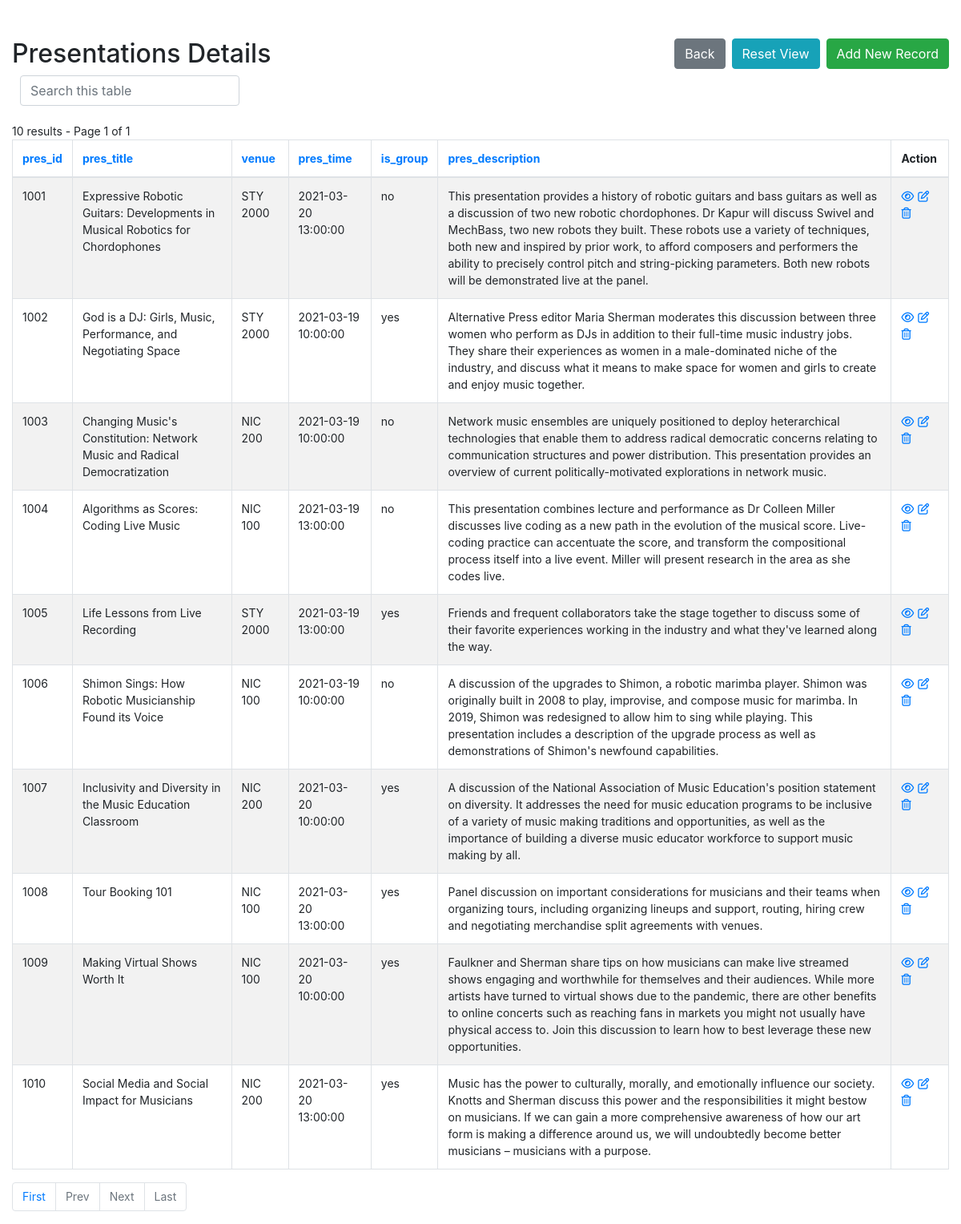
/admin/Presentations-index.php, run on the app's committed database.
### tables this page shows
create table Presentations(
    pres_id int auto_increment primary key,
    pres_title varchar(100),
    venue varchar(8), 
    pres_time datetime,
    is_group enum('yes', 'no'),
    pres_description varchar(500)
) AUTO_INCREMENT = 1001;

### admin/config.php (called while the page is built, shortened)
<?php
$no_of_records_per_page = 10;
?>

### admin/Presentations-index.php (the view, shortened to what this page needs)
<!DOCTYPE html>
<html lang="en">
<head>
    <link rel="stylesheet" href="https://stackpath.bootstrapcdn.com/bootstrap/4.5.0/css/bootstrap.min.css">
</head>
<body>
    <section class="pt-5">
        <div class="container-fluid">
            <div class="row">
                <div class="col-md-12">
                    <div class="page-header clearfix">
                        <h2 class="float-left">Presentations Details</h2>
                        <a href="Presentations-create.php" class="btn btn-success float-right">Add New Record</a>
                        <a href="Presentations-index.php" class="btn btn-info float-right mr-2">Reset View</a>
                        <a href="index.php" class="btn btn-secondary float-right mr-2">Back</a>
                    </div>
                    <div class="form-row">
                        <form action="Presentations-index.php" method="get">
                        <div class="col">
                          <input type="text" class="form-control" placeholder="Search this table" name="search">
                        </div>
                    </div>
                    <br>
                    <?php
                    require_once "config.php";
                    $domain     = $_SERVER['HTTP_HOST'];
                    $script   = $_SERVER['SCRIPT_NAME'];
                    $parameters   = $_SERVER['QUERY_STRING'];
                    $protocol=strpos(strtolower($_SERVER['SERVER_PROTOCOL']),'https')
                                === FALSE ? 'http' : 'https';
                    $currenturl = $protocol . '://' . $domain. $script . '?' . $parameters;
                    if (isset($_GET['pageno'])) {
                        $pageno = $_GET['pageno'];
                    } else {
                        $pageno = 1;
                    }
                    $offset = ($pageno-1) * $no_of_records_per_page;
                    $total_pages_sql = "SELECT COUNT(*) FROM Presentations";
                    $result = mysqli_query($link,$total_pages_sql);
                    $total_rows = mysqli_fetch_array($result)[0];
                    $total_pages = ceil($total_rows / $no_of_records_per_page);
                    $order = 'pres_id';
                    $sortBy = array('asc', 'desc'); $sort = 'desc';
                    $sql = "SELECT * FROM Presentations  LIMIT $offset, $no_of_records_per_page";
                    $count_pages = "SELECT * FROM Presentations";
                    if(!empty($_GET['search'])) {
                        $search = ($_GET['search']);
                        $sql = "SELECT * FROM Presentations
                            WHERE CONCAT_WS (pres_id,pres_title,venue,pres_time,is_group,pres_description)
                            LIKE '%$search%'
                                $order $sort
                            LIMIT $offset, $no_of_records_per_page";
                        $count_pages = "SELECT * FROM Presentations
                            WHERE CONCAT_WS (pres_id,pres_title,venue,pres_time,is_group,pres_description)
                            LIKE '%$search%'
                                $order $sort";
                    }
                    else {
                        $search = "";
                    }
                    if($result = mysqli_query($link, $sql)){
                        if(mysqli_num_rows($result) > 0){
                            if ($result_count = mysqli_query($link, $count_pages)) {
                               $total_pages = ceil(mysqli_num_rows($result_count) / $no_of_records_per_page);
                           }
                            $number_of_results = mysqli_num_rows($result_count);
                            echo " " . $number_of_results . " results - Page " . $pageno . " of " . $total_pages;
                            echo "<table class='table table-bordered table-striped'>";
                                echo "<thead>";
                                    echo "<tr>";
                                        echo "<th><a href=?search=$search&sort=&order=pres_id&sort=$sort>pres_id</th>";
										echo "<th><a href=?search=$search&sort=&order=pres_title&sort=$sort>pres_title</th>";
										echo "<th><a href=?search=$search&sort=&order=venue&sort=$sort>venue</th>";
										echo "<th><a href=?search=$search&sort=&order=pres_time&sort=$sort>pres_time</th>";
										echo "<th><a href=?search=$search&sort=&order=is_group&sort=$sort>is_group</th>";
										echo "<th><a href=?search=$search&sort=&order=pres_description&sort=$sort>pres_description</th>";
                                        echo "<th>Action</th>";
                                    echo "</tr>";
                                echo "</thead>";
                                echo "<tbody>";
                                while($row = mysqli_fetch_array($result)){
                                    echo "<tr>";
                                    echo "<td>" . $row['pres_id'] . "</td>";echo "<td>" . $row['pres_title'] . "</td>";echo "<td>" . $row['venue'] . "</td>";echo "<td>" . $row['pres_time'] . "</td>";echo "<td>" . $row['is_group'] . "</td>";echo "<td>" . $row['pres_description'] . "</td>";
                                        echo "<td>";
                                            echo "<a href='Presentations-read.php?pres_id=". $row['pres_id'] ."' title='View Record' data-toggle='tooltip'><i class='far fa-eye'></i></a>";
                                            echo "<a href='Presentations-update.php?pres_id=". $row['pres_id'] ."' title='Update Record' data-toggle='tooltip'><i class='far fa-edit'></i></a>";
                                            echo "<a href='Presentations-delete.php?pres_id=". $row['pres_id'] ."' title='Delete Record' data-toggle='tooltip'><i class='far fa-trash-alt'></i></a>";
                                        echo "</td>";
                                    echo "</tr>";
                                }
                                echo "</tbody>";
                            echo "</table>";
?>
                                <ul class="pagination" align-right>
                                <?php
                                    $new_url = preg_replace('/&?pageno=[^&]*/', '', $currenturl);
                                 ?>
                                    <li class="page-item"><a class="page-link" href="<?php echo $new_url .'&pageno=1' ?>">First</a></li>
                                    <li class="page-item <?php if($pageno <= 1){ echo 'disabled'; } ?>">
                                        <a class="page-link" href="<?php if($pageno <= 1){ echo '#'; } else { echo $new_url ."&pageno=".($pageno - 1); } ?>">Prev</a>
                                    </li>
                                    <li class="page-item <?php if($pageno >= $total_pages){ echo 'disabled'; } ?>">
                                        <a class="page-link" href="<?php if($pageno >= $total_pages){ echo '#'; } else { echo $new_url . "&pageno=".($pageno + 1); } ?>">Next</a>
                                    </li>
                                    <li class="page-item <?php if($pageno >= $total_pages){ echo 'disabled'; } ?>">
                                        <a class="page-item"><a class="page-link" href="<?php echo $new_url .'&pageno=' . $total_pages; ?>">Last</a>
                                    </li>
                                </ul>
<?php
                        } else{
                            echo "<p class='lead'><em>No records were found.</em></p>";
                        }
                    } else{
                        echo "ERROR: Could not able to execute $sql. " . mysqli_error($link);
                    }
                    ?>
                </div>
            </div>
        </div>
    </section>
</body>
</html>

### admin/Presentations-index.php (style rules this page uses)
.page-header h2 { margin-top: 0; }
table tr td:last-child a { margin-right: 5px; }
body { font-size: 14px; }

### data on the page
presentations: pres_id "1001", pres_title "Expressive Robotic Guitars: Developments in Musical Robotics for Chordophones", venue "STY 2000", pres_time "2021-03-20 13:00:00", is_group "no", pres_description "This presentation provides a history of robotic guitars and bass guitars as well as a discussion of two new robotic chordophones. Dr Kapur will discuss Swivel and MechBass, two new robots they built. These robots use a variety of techniques, both new and inspired by prior work, to afford composers and performers the ability to precisely control pitch and string-picking parameters. Both new robots will be demonstrated live at the panel."
presentations: pres_id "1002", pres_title "God is a DJ: Girls, Music, Performance, and Negotiating Space", venue "STY 2000", pres_time "2021-03-19 10:00:00", is_group "yes", pres_description "Alternative Press editor Maria Sherman moderates this discussion between three women who perform as DJs in addition to their full-time music industry jobs. They share their experiences as women in a male-dominated niche of the industry, and discuss what it means to make space for women and girls to create and enjoy music together."
presentations: pres_id "1003", pres_title "Changing Music's Constitution: Network Music and Radical Democratization", venue "NIC 200", pres_time "2021-03-19 10:00:00", is_group "no", pres_description "Network music ensembles are uniquely positioned to deploy heterarchical technologies that enable them to address radical democratic concerns relating to communication structures and power distribution. This presentation provides an overview of current politically-motivated explorations in network music."
presentations: pres_id "1004", pres_title "Algorithms as Scores: Coding Live Music", venue "NIC 100", pres_time "2021-03-19 13:00:00", is_group "no", pres_description "This presentation combines lecture and performance as Dr Colleen Miller discusses live coding as a new path in the evolution of the musical score. Live-coding practice can accentuate the score, and transform the compositional process itself into a live event. Miller will present research in the area as she codes live."
presentations: pres_id "1005", pres_title "Life Lessons from Live Recording", venue "STY 2000", pres_time "2021-03-19 13:00:00", is_group "yes", pres_description "Friends and frequent collaborators take the stage together to discuss some of their favorite experiences working in the industry and what they've learned along the way."
presentations: pres_id "1006", pres_title "Shimon Sings: How Robotic Musicianship Found its Voice", venue "NIC 100", pres_time "2021-03-19 10:00:00", is_group "no", pres_description "A discussion of the upgrades to Shimon, a robotic marimba player. Shimon was originally built in 2008 to play, improvise, and compose music for marimba. In 2019, Shimon was redesigned to allow him to sing while playing. This presentation includes a description of the upgrade process as well as demonstrations of Shimon's newfound capabilities."
presentations: pres_id "1007", pres_title "Inclusivity and Diversity in the Music Education Classroom", venue "NIC 200", pres_time "2021-03-20 10:00:00", is_group "yes", pres_description "A discussion of the National Association of Music Education's position statement on diversity. It addresses the need for music education programs to be inclusive of a variety of music making traditions and opportunities, as well as the importance of building a diverse music educator workforce to support music making by all."
presentations: pres_id "1008", pres_title "Tour Booking 101", venue "NIC 100", pres_time "2021-03-20 13:00:00", is_group "yes", pres_description "Panel discussion on important considerations for musicians and their teams when organizing tours, including organizing lineups and support, routing, hiring crew and negotiating merchandise split agreements with venues."
presentations: pres_id "1009", pres_title "Making Virtual Shows Worth It", venue "NIC 100", pres_time "2021-03-20 10:00:00", is_group "yes", pres_description "Faulkner and Sherman share tips on how musicians can make live streamed shows engaging and worthwhile for themselves and their audiences. While more artists have turned to virtual shows due to the pandemic, there are other benefits to online concerts such as reaching fans in markets you might not usually have physical access to. Join this discussion to learn how to best leverage these new opportunities."
presentations: pres_id "1010", pres_title "Social Media and Social Impact for Musicians", venue "NIC 200", pres_time "2021-03-20 13:00:00", is_group "yes", pres_description "Music has the power to culturally, morally, and emotionally influence our society. Knotts and Sherman discuss this power and the responsibilities it might bestow on musicians. If we can gain a more comprehensive awareness of how our art form is making a difference around us, we will undoubtedly become better musicians – musicians with a purpose."

### other printed values
$number_of_results "10"
$pageno "1"
$total_pages "1"
